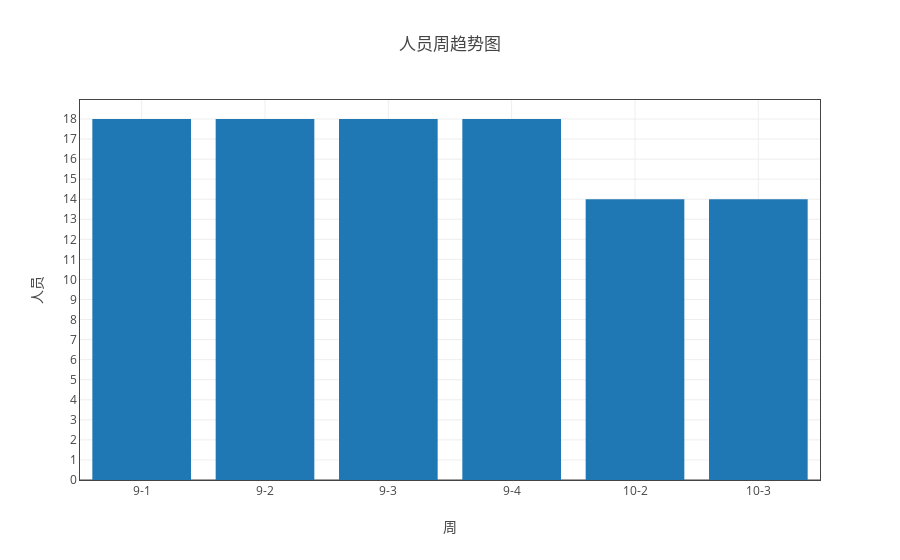

Source (notebook cell):
### Markdown cell above
## 分析组整体人员情况

### Code cell
ss = myModule.format(all_df1 ,"日期（格式“月-周次”）" ,['人员'])
ss.groupby('count')
myModule.sort_by_index(ss.groupby('count'))
tt = myModule.myPlot(myModule.sort_by_index(ss.groupby('count')))
tt.plot('bar')

### Figure 1 — Plotly figure (JSON) as saved in the notebook; plotly's stock layout.template omitted (floating-point values rounded to 4 significant figures)
{"data": [{"name": "人员", "type": "bar", "uid": "52257f5c-d745-11e8-8ddb-a41f72875c19", "x": ["9-1", "9-2", "9-3", "9-4", "10-2", "10-3"], "y": [18, 18, 18, 18, 14, 14]}], "layout": {"title": "人员周趋势图", "xaxis": {"mirror": "all", "nticks": 20, "showgrid": true, "showline": true, "title": "周", "type": "category", "zeroline": true}, "yaxis": {"mirror": "all", "nticks": 20, "showgrid": true, "showline": true, "title": "人员", "zeroline": true}}}
